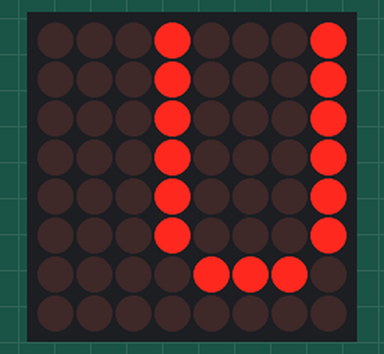
This sketch was run on a simulated Arduino Uno, built with avr-gcc and run on an emulated ATmega328P. Shown: 8×8 LED matrix.

Above: at 0.1 s.
At 1.1 s:
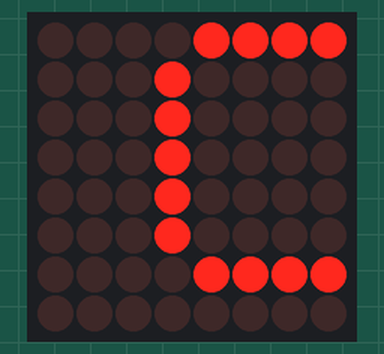
At 2.1 s:
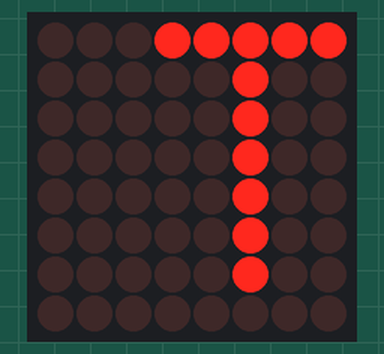
At 4.1 s:
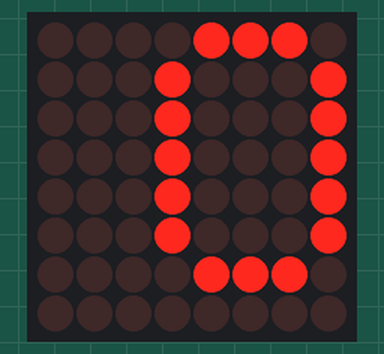
At 6.1 s:
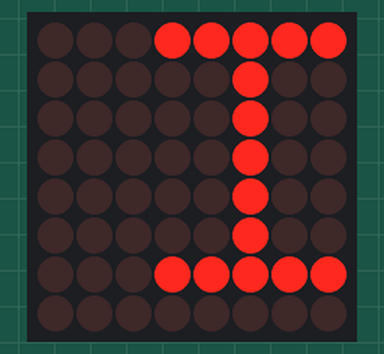
At 9.1 s:
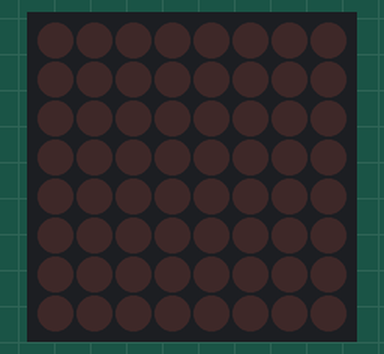

The sketch:

MAX7219_led_dot_matrix_module.ino
```cpp
#include "LedControl.h"
/*
 ***** These pin numbers will probably not work with your hardware *****
 pin 12 is connected to the DataIn
 pin 11 is connected to LOAD(CS)
 pin 10 is connected to the CLK
 We have only a single MAX72XX.
 */
LedControl lc=LedControl(12,10,11,1);

/* we always wait a bit between updates of the display */
unsigned long delaytime1=1000;
unsigned long delaytime2=50;
void setup()
{
  /*
   The MAX72XX is in power-saving mode on startup,
   we have to do a wakeup call
   */
  lc.shutdown(0,false);
  /* Set the brightness to a medium values */
  lc.setIntensity(0,8);
  /* and clear the display */
  lc.clearDisplay(0);
}
/*
 This method will display the characters for the
 word "UCTRONICS" one after the other on the matrix.
 (you need at least 5x7 leds to see the whole chars)
 */
void writeArduinoOnMatrix()
{
  /* here is the data for the characters */
  byte u[7]={B00010001,B00010001,B00010001,B00010001,B00010001,B00010001,B00001110};
  byte c[7]={B00001111,B00010000,B00010000,B00010000,B00010000,B00010000,B00001111};
  byte t[7]={B00011111,B00000100,B00000100,B00000100,B00000100,B00000100,B00000100};
  byte r[7]={B00011100,B00010010,B00010010,B00011100,B00011000,B00010100,B00010010};
  byte o[7]={B00001110,B00010001,B00010001,B00010001,B00010001,B00010001,B00001110};
  byte n[7]={B00000000,B00010001,B00011001,B00010101,B00010011,B00010001,B00000000};
  byte i[7]={B00011111,B00000100,B00000100,B00000100,B00000100,B00000100,B00011111};
  byte s[7]={B00001111,B00001000,B00001000,B00001111,B00000001,B00000001,B00001111};

  /* now display them one by one with a small delay */
  lc.setRow(0,0,u[0]);
  lc.setRow(0,1,u[1]);
  lc.setRow(0,2,u[2]);
  lc.setRow(0,3,u[3]);
  lc.setRow(0,4,u[4]);
  lc.setRow(0,5,u[5]);
  lc.setRow(0,6,u[6]);
  delay(delaytime1);
  lc.setRow(0,0,c[0]);
  lc.setRow(0,1,c[1]);
  lc.setRow(0,2,c[2]);
  lc.setRow(0,3,c[3]);
  lc.setRow(0,4,c[4]);
  lc.setRow(0,5,c[5]);
  lc.setRow(0,6,c[6]);
  delay(delaytime1);
  lc.setRow(0,0,t[0]);
  lc.setRow(0,1,t[1]);
  lc.setRow(0,2,t[2]);
  lc.setRow(0,3,t[3]);
  lc.setRow(0,4,t[4]);
  lc.setRow(0,5,t[5]);
  lc.setRow(0,6,t[6]);
  delay(delaytime1);
  lc.setRow(0,0,r[0]);
  lc.setRow(0,1,r[1]);
  lc.setRow(0,2,r[2]);
  lc.setRow(0,3,r[3]);
  lc.setRow(0,4,r[4]);
  lc.setRow(0,5,r[5]);
  lc.setRow(0,6,r[6]);
  delay(delaytime1);
  lc.setRow(0,0,o[0]);
  lc.setRow(0,1,o[1]);
  lc.setRow(0,2,o[2]);
  lc.setRow(0,3,o[3]);
  lc.setRow(0,4,o[4]);
  lc.setRow(0,5,o[5]);
  lc.setRow(0,6,o[6]);
  delay(delaytime1);
  lc.setRow(0,0,n[0]);
  lc.setRow(0,1,n[1]);
  lc.setRow(0,2,n[2]);
  lc.setRow(0,3,n[3]);
  lc.setRow(0,4,n[4]);
  lc.setRow(0,5,n[5]);
  lc.setRow(0,6,n[6]);
  delay(delaytime1);
  lc.setRow(0,0,i[0]);
  lc.setRow(0,1,i[1]);
  lc.setRow(0,2,i[2]);
  lc.setRow(0,3,i[3]);
  lc.setRow(0,4,i[4]);
  lc.setRow(0,5,i[5]);
  lc.setRow(0,6,i[6]);
  delay(delaytime1);
  lc.setRow(0,0,c[0]);
  lc.setRow(0,1,c[1]);
  lc.setRow(0,2,c[2]);
  lc.setRow(0,3,c[3]);
  lc.setRow(0,4,c[4]);
  lc.setRow(0,5,c[5]);
  lc.setRow(0,6,c[6]);
  delay(delaytime1);
  lc.setRow(0,0,s[0]);
  lc.setRow(0,1,s[1]);
  lc.setRow(0,2,s[2]);
  lc.setRow(0,3,s[3]);
  lc.setRow(0,4,s[4]);
  lc.setRow(0,5,s[5]);
  lc.setRow(0,6,s[6]);
  delay(delaytime1);
  lc.setRow(0,0,0);
  lc.setRow(0,1,0);
  lc.setRow(0,2,0);
  lc.setRow(0,3,0);
  lc.setRow(0,4,0);
  lc.setRow(0,5,0);
  lc.setRow(0,6,0);
  delay(delaytime1);
}

void clearLed ()
{
  for(int row=0;row<8;row++)
  {
    for(int col=0;col<8;col++)
    {
      lc.setLed(0,row,col,false);
    }
  }
}
void loop()
{
  writeArduinoOnMatrix();
  clearLed ();
}
```

Measured:
- by itself, everything shown: repeats every 10.0 s, in 10 steps
- what the display in image 1 shows lasts 1.0 s, from 1.0 s to 2.0 s
